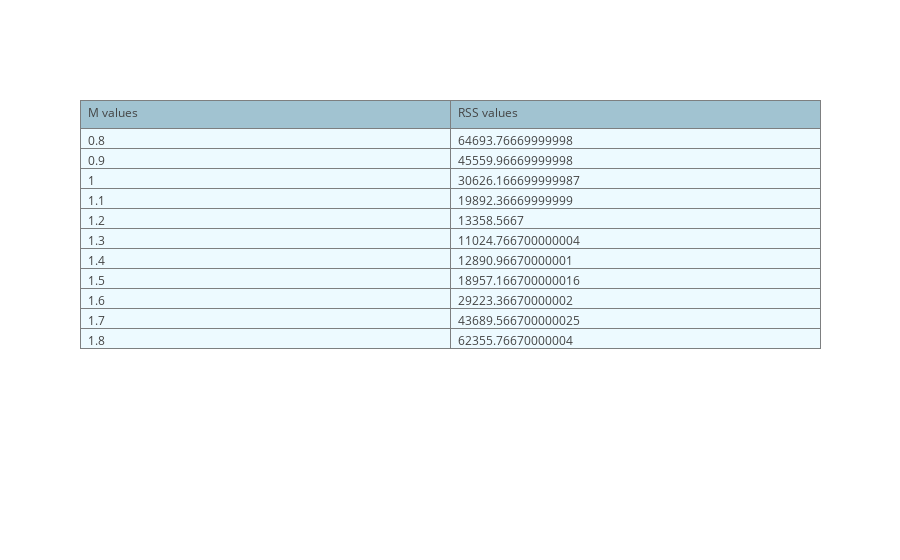

Here is the notebook cell this chart was saved with:
### Code cell
cost_chart = rss_values(budgets, revenues, scaled_m_values, b_value) or {}
column_values = list(cost_chart.values())
plot_table(headers =['M values', 'RSS values'], columns=column_values)

### Figure 1 — Plotly figure (JSON) as saved in the notebook; plotly's stock layout.template omitted (floating-point values rounded to 4 significant figures)
{"data": [{"cells": {"align": ["left", "left", "left", "left", "left"], "fill": {"color": "#EDFAFF"}, "line": {"color": "#7D7F80"}, "values": [[0.8, 0.9, 1, 1.1, 1.2, 1.3, 1.4, 1.5, 1.6, 1.7, 1.8], [64690.0, 45560.0, 30630.0, 19890.0, 13360.0, 11020.0, 12890.0, 18960.0, 29220.0, 43690.0, 62360.0]]}, "header": {"align": ["left", "left", "left", "left", "left"], "fill": {"color": "#a1c3d1"}, "line": {"color": "#7D7F80"}, "values": ["M values", "RSS values"]}, "type": "table"}], "layout": {}}
